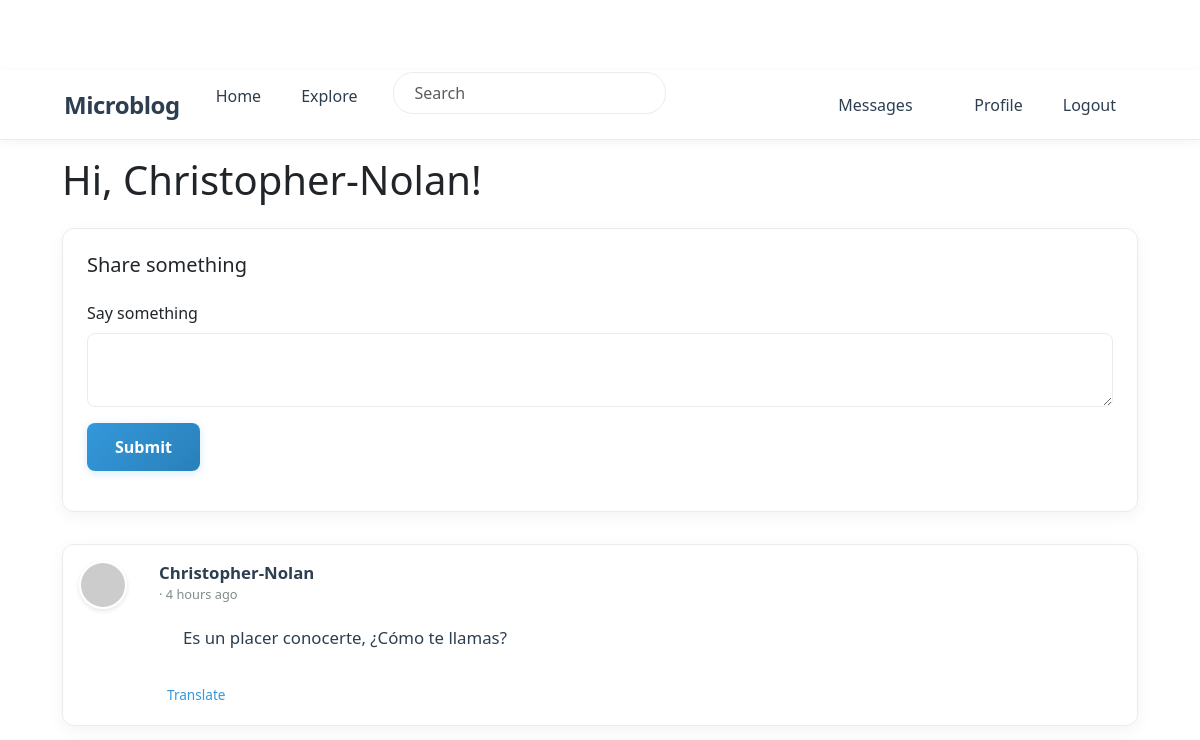
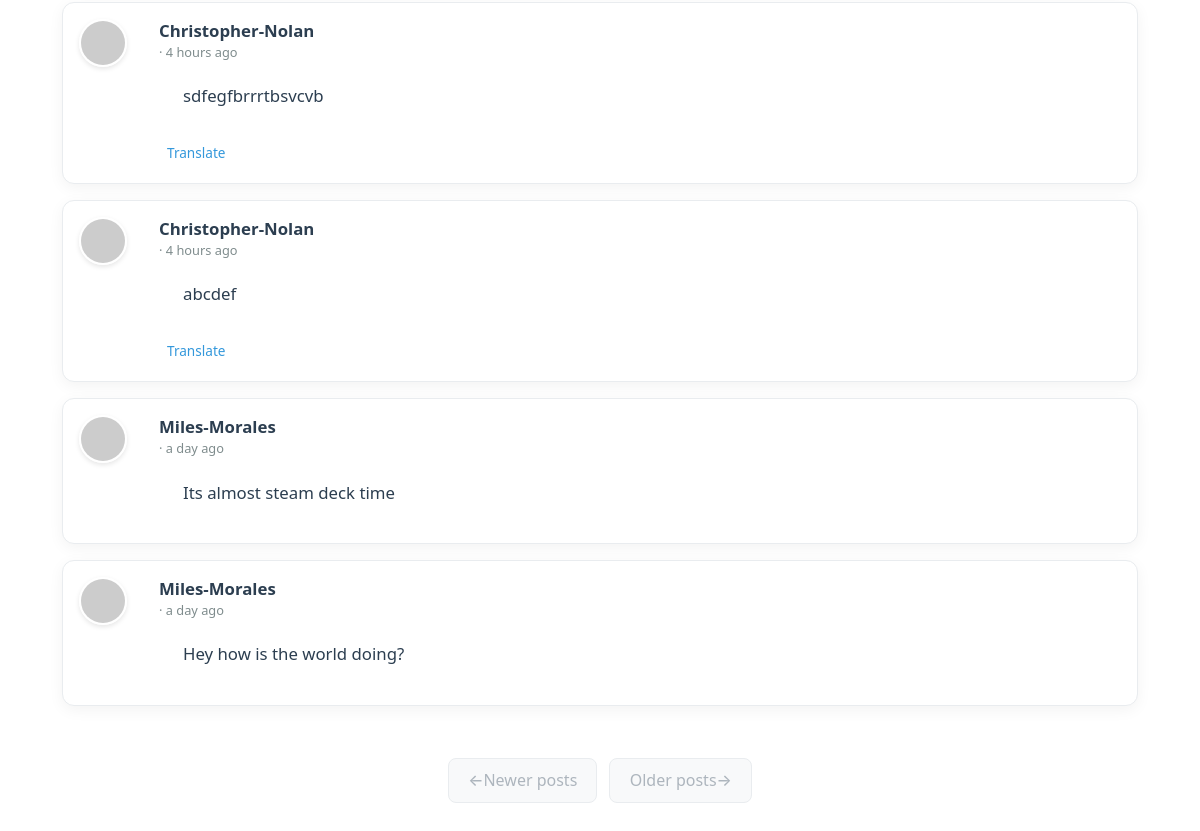
The page /index (signed in) on the database as committed earlier (2 pictures, top to bottom).
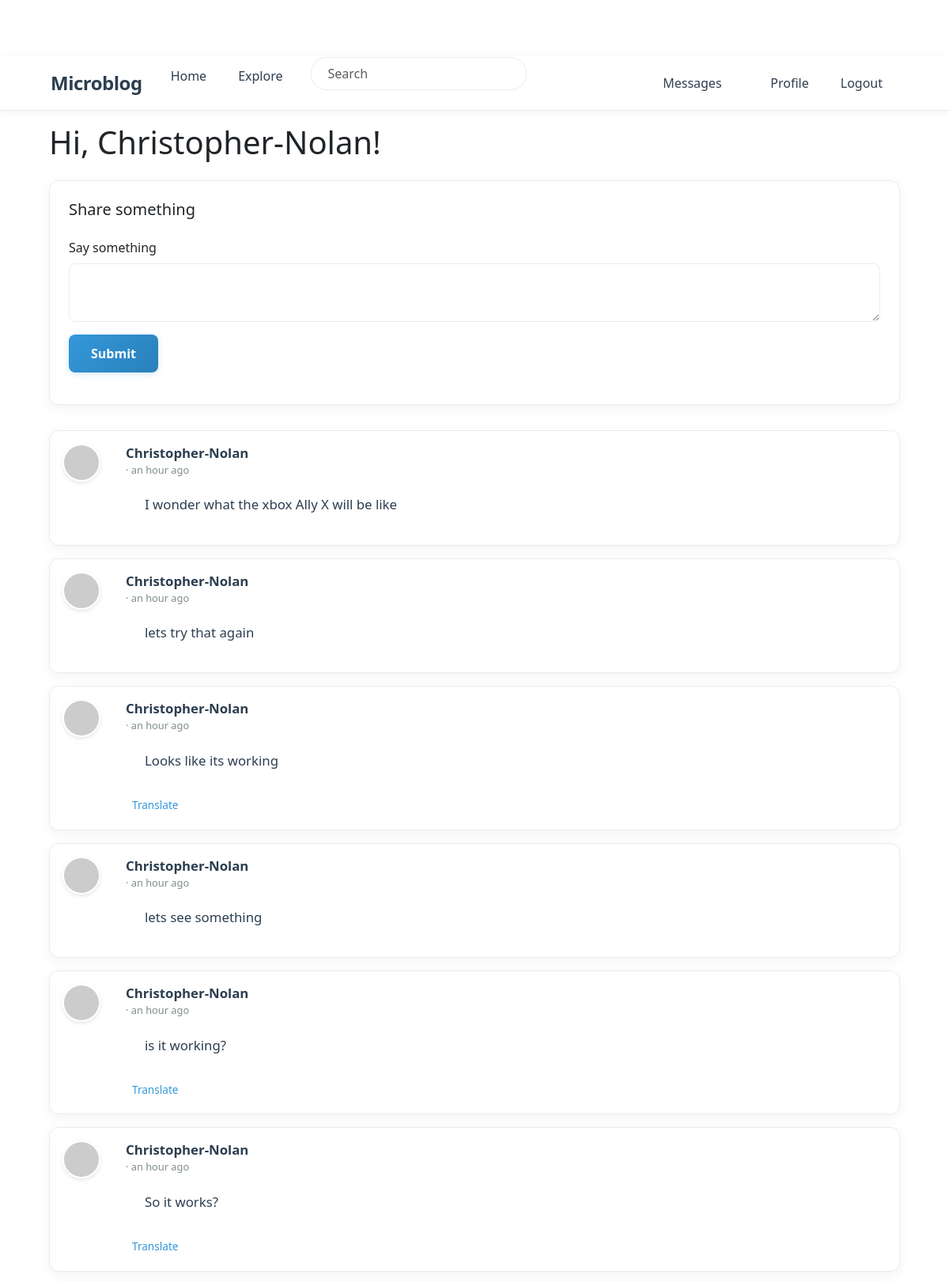
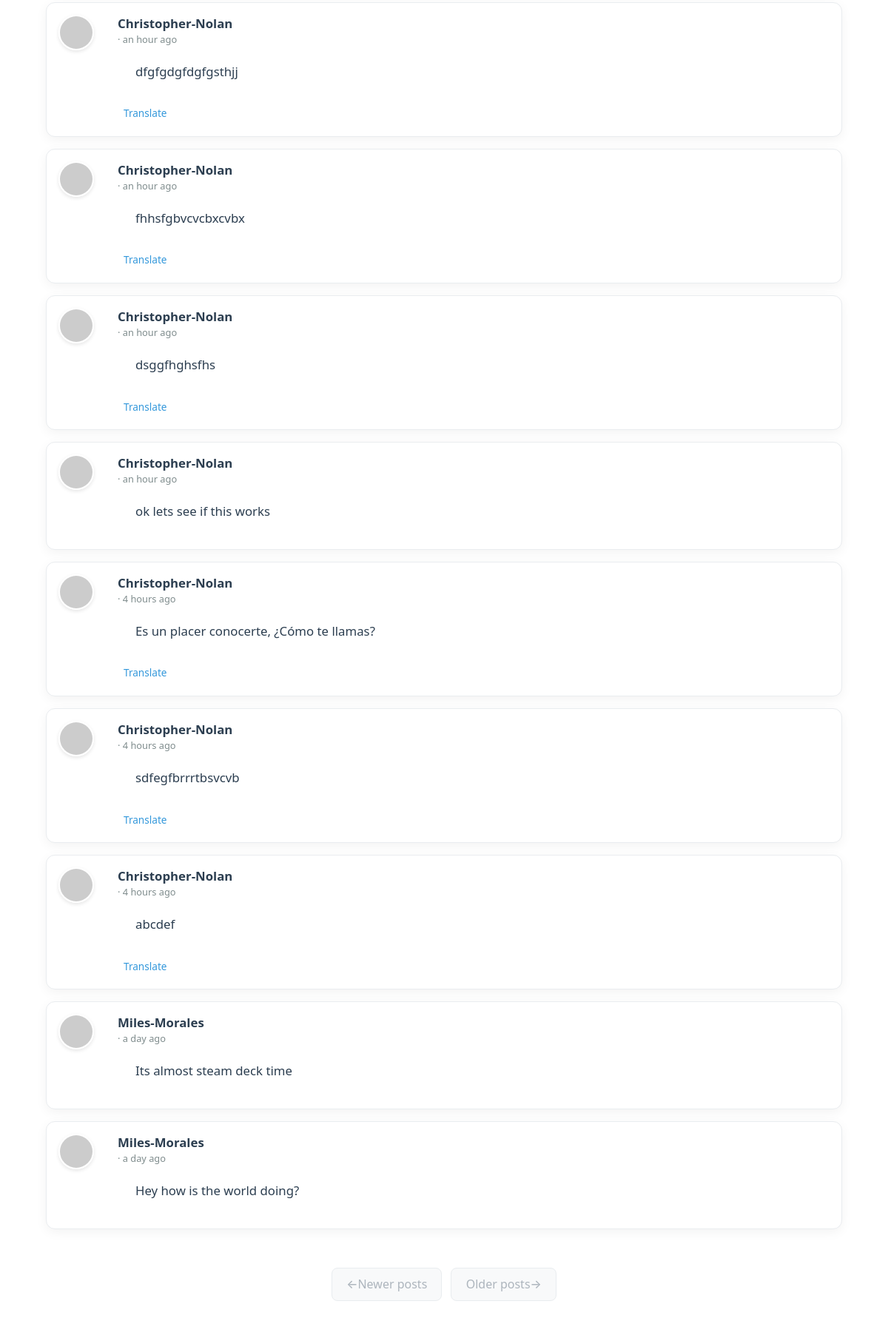
The same page on the database as committed later (2 pictures, top to bottom).
### app/models.py (models this page shows, shortened)
class PaginatedAPIMixin(object):
    @staticmethod
    def to_collection_dict(query, page, per_page, endpoint, **kwargs):
        resources = db.paginate(query, page=page, per_page=per_page,
                                error_out=False)
        data = {
            'items': [item.to_dict() for item in resources.items],
            '_meta': {
                'page': page,
                'per_page': per_page,
                'total_pages': resources.pages,
                'total_items': resources.total
            },
            '_links': {
                'self': url_for(endpoint, page=page, per_page=per_page,
                                **kwargs),
                'next': url_for(endpoint, page=page + 1, per_page=per_page,
                                **kwargs) if resources.has_next else None,
                'prev': url_for(endpoint, page=page - 1, per_page=per_page,
                                **kwargs) if resources.has_prev else None
            }
        }
        return data

class User(PaginatedAPIMixin, UserMixin, db.Model):
    id: so.Mapped[int] = so.mapped_column(primary_key=True)
    username: so.Mapped[str] = so.mapped_column(sa.String(64), index=True,
                                                unique=True)
    email: so.Mapped[str] = so.mapped_column(sa.String(120), index=True,
                                             unique=True)
    password_hash: so.Mapped[Optional[str]] = so.mapped_column(sa.String(256))
    about_me: so.Mapped[Optional[str]] = so.mapped_column(sa.String(140))
    last_seen: so.Mapped[Optional[datetime]] = so.mapped_column(
        default=lambda: datetime.now(timezone.utc))
    last_message_read_time: so.Mapped[Optional[datetime]]
    token: so.Mapped[Optional[str]] = so.mapped_column(
        sa.String(32), index=True, unique=True)
    token_expiration: so.Mapped[Optional[datetime]]
    posts: so.WriteOnlyMapped['Post'] = so.relationship(
        back_populates='author')
    following: so.WriteOnlyMapped['User'] = so.relationship(
        secondary=followers, primaryjoin=(followers.c.follower_id == id),
        secondaryjoin=(followers.c.followed_id == id),
        back_populates='followers')
    followers: so.WriteOnlyMapped['User'] = so.relationship(
        secondary=followers, primaryjoin=(followers.c.followed_id == id),
        secondaryjoin=(followers.c.follower_id == id),
        back_populates='following')
    messages_sent: so.WriteOnlyMapped['Message'] = so.relationship(
        foreign_keys='Message.sender_id', back_populates='author')
    messages_received: so.WriteOnlyMapped['Message'] = so.relationship(
        foreign_keys='Message.recipient_id', back_populates='recipient')
    notifications: so.WriteOnlyMapped['Notification'] = so.relationship(
        back_populates='user')
    tasks: so.WriteOnlyMapped['Task'] = so.relationship(back_populates='user')
    def avatar(self, size):
        digest = md5(self.email.lower().encode('utf-8')).hexdigest()
        return f'https://www.gravatar.com/avatar/{digest}?d=identicon&s={size}'
    def following_posts(self):
        Author = so.aliased(User)
        Follower = so.aliased(User)
        return (
            sa.select(Post)
            .join(Post.author.of_type(Author))
            .join(Author.followers.of_type(Follower), isouter=True)
            .where(sa.or_(
                Follower.id == self.id,
                Author.id == self.id,
            ))
            .group_by(Post)
            .order_by(Post.timestamp.desc())
        )
    def unread_message_count(self):
        last_read_time = self.last_message_read_time or datetime(1900, 1, 1)
        query = sa.select(Message).where(Message.recipient == self,
                                         Message.timestamp > last_read_time)
        return db.session.scalar(sa.select(sa.func.count()).select_from(
            query.subquery()))
    def get_tasks_in_progress(self):
        query = self.tasks.select().where(Task.complete == False)
        return db.session.scalars(query)

class SearchableMixin:
    @classmethod
    def before_commit(cls, session):
        session._changes = {
            'add': list(session.new),
            'update': list(session.dirty),
            'delete': list(session.deleted)
        }
    @classmethod
    def after_commit(cls, session):
        try:
            for obj in session._changes['add']:
                if isinstance(obj, SearchableMixin):
                    add_to_index(obj.__tablename__, obj)
            for obj in session._changes['update']:
                if isinstance(obj, SearchableMixin):
                    add_to_index(obj.__tablename__, obj)
            for obj in session._changes['delete']:
                if isinstance(obj, SearchableMixin):
                    remove_from_index(obj.__tablename__, obj)
        except Exception as e:
            current_app.logger.error(f'Error in after_commit: {e}')
        finally:
            session._changes = None

class Post(SearchableMixin, db.Model):
    __searchable__ = ['body']
    id: so.Mapped[int] = so.mapped_column(primary_key=True)
    body: so.Mapped[str] = so.mapped_column(sa.String(140))
    timestamp: so.Mapped[datetime] = so.mapped_column(
        index=True, default=lambda: datetime.now(timezone.utc))
    user_id: so.Mapped[int] = so.mapped_column(sa.ForeignKey(User.id),
                                               index=True)
    language: so.Mapped[Optional[str]] = so.mapped_column(sa.String(5))
    author: so.Mapped[User] = so.relationship(back_populates='posts')

### app/main/routes.py (the view, shortened to what this page needs)
@bp.route('/', methods=['GET', 'POST'])
@bp.route('/index', methods=['GET', 'POST'])
@login_required
def index():
    form = PostForm()
    page = request.args.get('page', 1, type=int)
    posts = db.paginate(current_user.following_posts(), page=page,
                        per_page=current_app.config['POSTS_PER_PAGE'],
                        error_out=False)
    next_url = url_for('main.index', page=posts.next_num) \
        if posts.has_next else None
    prev_url = url_for('main.index', page=posts.prev_num) \
        if posts.has_prev else None
    return render_template('index.html', title=_('Home'), form=form,
                           posts=posts.items, next_url=next_url,
                           prev_url=prev_url)

### app/templates/index.html
{% extends "base.html" %}
{% import "bootstrap_wtf.html" as wtf %}
{% block content %}
    <h1 class="mb-4">{{ _('Hi, %(username)s!', username=current_user.username) }}</h1>
    {% if form %}
    <div class="form-container">
        <h2 class="h5 mb-4">{{ _('Share something') }}</h2>
        {{ wtf.quick_form(form, button_map={'submit': 'primary'}) }}
    </div>
    {% endif %}
    {% for post in posts %}
        {% include '_post.html' %}
    {% endfor %}
    <nav aria-label="Post navigation">
        <ul class="pagination">
            <li class="page-item{% if not prev_url %} disabled{% endif %}">
                <a class="page-link" href="{{ prev_url }}">
                    <span aria-hidden="true">&larr;</span> {{ _('Newer posts') }}
                </a>
            </li>
            <li class="page-item{% if not next_url %} disabled{% endif %}">
                <a class="page-link" href="{{ next_url }}">
                    {{ _('Older posts') }} <span aria-hidden="true">&rarr;</span>
                </a>
            </li>
        </ul>
    </nav>
{% endblock %}

### app/templates/base.html (shortened to what this page needs)
<!doctype html>
<html lang="en">
  <head>
    <link
        href="https://cdn.jsdelivr.net/npm/bootstrap@5.3.2/dist/css/bootstrap.min.css"
        rel="stylesheet"
>
    <link rel="stylesheet" href="{{ url_for('static', filename='css/styles.css') }}">
  </head>
  <body>
    <nav class="navbar navbar-expand-lg bg-body-tertiary">
      <div class="container">
        <a class="navbar-brand" href="{{ url_for('main.index') }}">Microblog</a>
        <div class="collapse navbar-collapse" id="navbarSupportedContent">
          <ul class="navbar-nav me-auto mb-2 mb-lg-0">
            <li class="nav-item">
              <a class="nav-link" aria-current="page" href="{{ url_for('main.index') }}">{{ _('Home') }}</a>
            </li>
            <li class="nav-item">
              <a class="nav-link" aria-current="page" href="{{ url_for('main.explore') }}">{{ _('Explore') }}</a>
            </li>
            {% if g.search_form %}
            <form class="navbar-form navbar-left" method="get" action="{{ url_for('main.search') }}">
                <div class="form-group">
                    {{ g.search_form.q(size=20, class='form-control', placeholder=g.search_form.q.label.text) }}
                </div>
            </form>
            {% endif %}
          </ul>
          <ul class="navbar-nav mb-2 mb-lg-0">
            {% if current_user.is_anonymous %}
            <li class="nav-item">
              <a class="nav-link" aria-current="page" href="{{ url_for('auth.login') }}">{{ _('Login') }}</a>
            </li>
            {% else %}
            <li class="nav-item">
              <a class="nav-link" aria-current="page" href="{{ url_for('main.messages') }}">{{ _('Messages') }}
                {% set unread_message_count = current_user.unread_message_count() %}
              </a>
            </li>
            <li class="nav-item">
              <a class="nav-link" aria-current="page" href="{{ url_for('main.user', username=current_user.username) }}">{{ _('Profile') }}</a>
            </li>
            <li class="nav-item">
              <a class="nav-link" aria-current="page" href="{{ url_for('auth.logout') }}">{{ _('Logout') }}</a>
            </li>
            {% endif %}
          </ul>
        </div>
      </div>
    </nav>
    <div class="container mt-3">
      {% block content %}{% endblock %}
    </div>
  </body>
</html>

### app/templates/bootstrap_wtf.html (shortened to what this page needs)
{% macro form_field(field, autofocus) %}
  {%- if field.type == 'BooleanField' %}
  <div class="form-check mb-3">
    {{ field(class='form-check-input') }}
    {{ field.label(class='form-check-label') }}
  </div>
  {%- elif field.type == 'SelectField' %}
    {{ field.label(class='form-label') }}
    {{ field(class='form-select mb-3') }}
  {%- elif field.type == 'TextAreaField' %}
  <div class="mb-3">
    {{ field.label(class='form-label') }}
    {% if autofocus %}
      {{ field(class='form-control' + (' is-invalid' if field.errors else ''), autofocus=True) }}
    {% else %}
      {{ field(class='form-control' + (' is-invalid' if field.errors else '')) }}
    {% endif %}
  </div>
  {%- elif field.type == 'SubmitField' %}
  {{ field(class='btn btn-primary mb-3') }}
  {%- endif %}
{% endmacro %}
{% macro quick_form(form, action="", method="post", id="", novalidate=False, button_map={}) %}
<form
  {%- if action != None %} action="{{ action }}"{% endif -%}
  {%- if method %} method="{{ method }}"{% endif %}
  {%- if novalidate %} novalidate{% endif -%}>
  {%- for field in form %}
    {% if field.type in ['CSRFTokenField', 'HiddenField'] %}
      {{ field() }}
    {%- elif field.type == 'SubmitField' and field.name in button_map %}
      {{ field(class='btn btn-' + button_map[field.name] + ' mb-3') }}
    {%- else %}
      {{ form_field(field, loop.index == 1) }}
    {%- endif %}
  {%- endfor %}
</form>
{% endmacro %}

### app/templates/_post.html (shortened to what this page needs)
<div class="card post-card mb-3">
    <div class="card-body">
        <div class="d-flex">
            <div class="flex-shrink-0 me-3">
                <a href="{{ url_for('main.user', username=post.author.username) }}">
                    <img src="{{ post.author.avatar(50) }}" class="post-avatar" alt="{{ post.author.username }}'s avatar">
                </a>
            </div>
            <div class="flex-grow-1">
                <div class="d-flex justify-content-between align-items-start">
                    <div>
                        <a class="user_popup post-username" href="{{ url_for('main.user', username=post.author.username) }}">
                            {{ post.author.username }}
                        </a>
                        <span class="post-time">· {{ moment(post.timestamp).fromNow() }}</span>
                    </div>
                </div>
                <div class="post-body" id="post{{ post.id }}">{{ post.body }}</div>
                {% if post.language and post.language != g.locale %}
                <div class="mt-2">
                    <a href="javascript:translate(
                        'post{{ post.id }}',
                        'translation{{ post.id }}',
                        '{{ post.language }}',
                        '{{ g.locale }}')"
                       class="translation-link">
                        {{ _('Translate') }}
                    </a>
                </div>
                {% endif %}
            </div>
        </div>
    </div>
</div>

Rows that differ between the two databases and show on the page:
added Post: author.username "Christopher-Nolan", timestamp "an hour ago", body "I wonder what the xbox Ally X will be like"
added Post: author.username "Christopher-Nolan", timestamp "an hour ago", body "lets try that again"
added Post: author.username "Christopher-Nolan", timestamp "an hour ago", body "Looks like its working"
added Post: author.username "Christopher-Nolan", timestamp "an hour ago", body "lets see something"
added Post: author.username "Christopher-Nolan", timestamp "an hour ago", body "is it working?"
added Post: author.username "Christopher-Nolan", timestamp "an hour ago", body "So it works?"
added Post: author.username "Christopher-Nolan", timestamp "an hour ago", body "dfgfgdgfdgfgsthjj"
added Post: author.username "Christopher-Nolan", timestamp "an hour ago", body "fhhsfgbvcvcbxcvbx"
added Post: author.username "Christopher-Nolan", timestamp "an hour ago", body "dsggfhghsfhs"
added Post: author.username "Christopher-Nolan", timestamp "an hour ago", body "ok lets see if this works"
